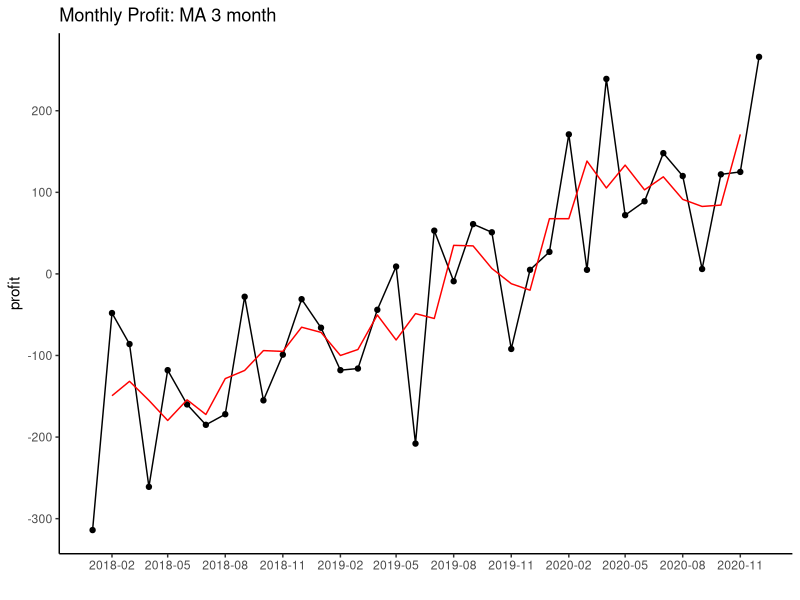

The R source for this figure:
library(ggplot2)
library(scales)

rm(list=ls())

set.seed(20180225)

n <- 36

profit <- 
  ts(
    data=floor(100 * (sort(rnorm(n, 0, 1)) + rnorm(n, 0, .8))), 
    start=c(2018, 1), 
    frequency=12)

ma <- function(x, window) filter(x=x, filter=rep(1/window, window))

df <-
  data.frame(
    month = seq(as.Date(0, origin="2018-01-01"), length.out=n, by="1 month"), 
    profit = as.numeric(profit),
    profit.ma3 = ma(profit, 3)) 

ggplot(data=df, aes(x=month, y=profit)) +
  geom_line() +
  geom_point() +
  geom_line(aes(x=month, y=profit.ma3), colour='red', na.rm=TRUE) +
  scale_x_date(date_labels='%Y-%m', date_breaks='3 month') +
  theme_classic() +
  labs(title='Monthly Profit: MA 3 month', x='')

